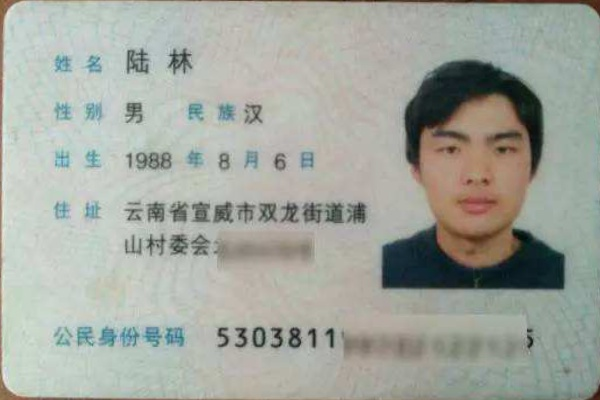
#> input picture Coding/ic/result_done41.jpg, 600 x 400 px, found by its file name
$ jupyter execute Bar_code_like.ipynb   (shell and % lines are left out)   (older library calls are emulated)
#> lines starting #> are read from the running program, lines starting #| are printed output that depends on the picture; after the words box and inside, x2 and y2 are one past the last pixel; in counts of white or black regions, pixels touching at a corner belong together
[cell 1]
# [5 lines of commented-out code are left out]

1. 原图像大小调整，提高运算效率
2. 转化为灰度图
3. 高斯平滑滤波
4. 求得水平和垂直方向灰度图像的梯度差,使用Sobel算子
5. 均值滤波，消除高频噪声
6. 二值化
7. 闭运算，填充条形码间隙
8. 腐蚀，去除孤立的点
9. 膨胀，填充条形码间空隙，根据核的大小，有可能需要2~3次膨胀操作
10. 通过findContours找到条形码区域的矩形边界

[cell 2]
import cv2
import pprint
import matplotlib
import matplotlib.pyplot as plt
import numpy as np

[cell 3]
img = 'result_done41.jpg'
image_r = cv2.imread(img, cv2.IMREAD_GRAYSCALE)
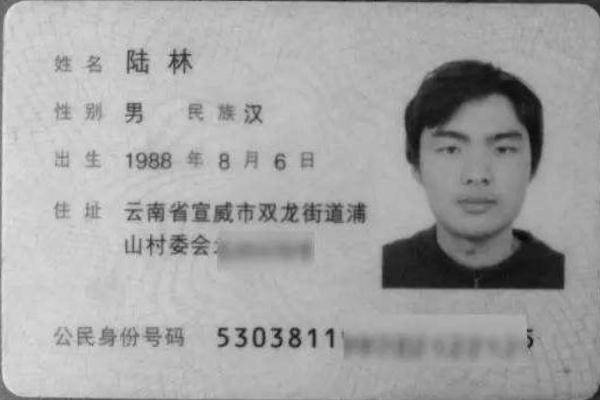
#> image_r: shape (400, 600); min 6, max 233, mean 164.7

[cell 4]
blurr = cv2.GaussianBlur(image_r, (3,3), 5)

[cell 5]
ret, binary = cv2.threshold(image_r, 0, 255, cv2.THRESH_BINARY | cv2.THRESH_OTSU)
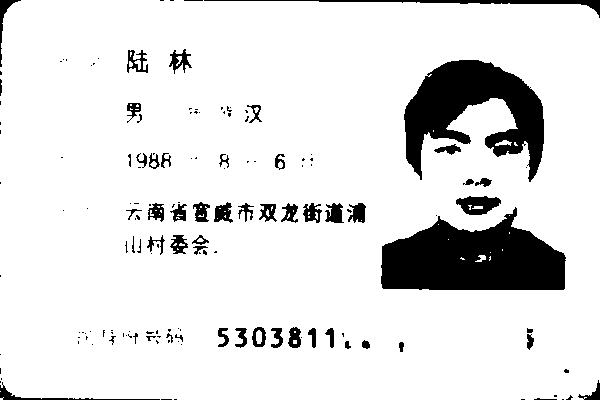
#> binary: shape (400, 600); 88.7% white; 153 black regions (97 under 20 px), largest, box (x1, y1, x2, y2) and area: (381, 207, 566, 290) 10473, (404, 60, 544, 182) 8600, (204, 0, 600, 18) 1068
#> ret = 121

kernel = cv2.getStructuringElement(cv2.MORPH_RECT, (1,5))
bin1 = cv2.morphologyEx(image_r, cv2.MORPH_OPEN, kernel)

kernel = cv2.getStructuringElement(cv2.MORPH_RECT, (5,1))
bin2 = cv2.morphologyEx(bin1, cv2.MORPH_OPEN, kernel)

[cell 6]
# 卷积操作
sobelx = cv2.Sobel(binary,cv2.CV_64F,1,0,ksize=5)
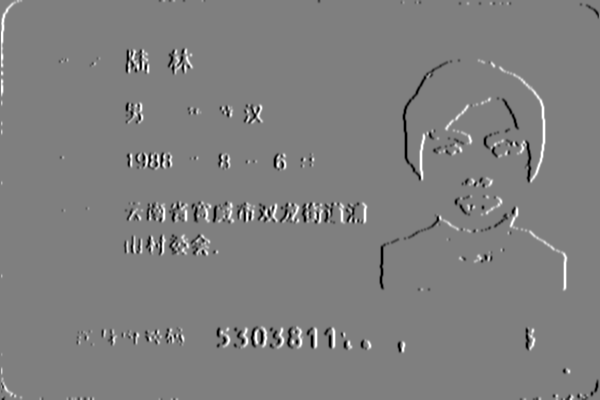
#> sobelx: shape (400, 600) float64; min -12240, max 12240, mean 7.7; drawn with min black and max white
# Calculation of Sobely
sobely = cv2.Sobel(binary,cv2.CV_64F,0,1,ksize=5)
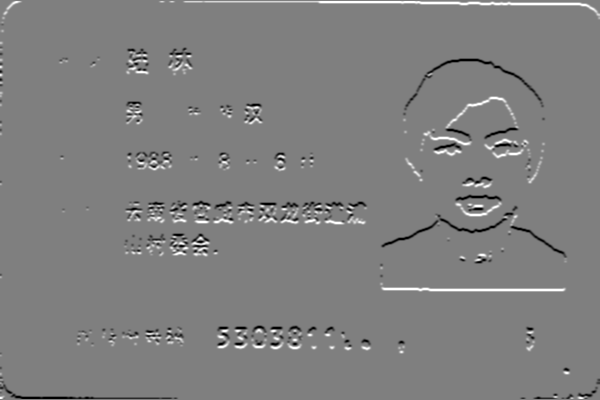
#> sobely: shape (400, 600) float64; min -12240, max 12240, mean 27.6; drawn with min black and max white

laplacian = cv2.Laplacian(binary, cv2.CV_64F)
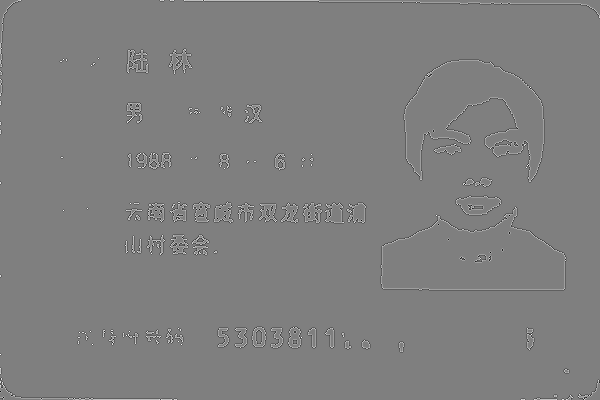
#> laplacian: shape (400, 600) float64; min -1020, max 1020, mean 0.3; drawn with min black and max white

[cell 7]
cv2.imshow('image_r', image_r)
cv2.imshow('blurr', blurr)
cv2.imshow("sobelx",sobelx)
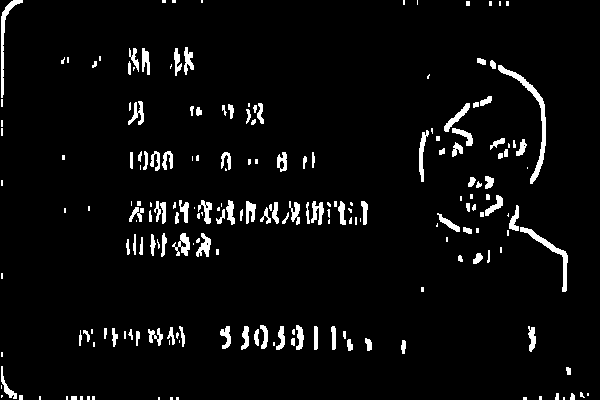
#> window 'sobelx': shape (400, 600); 4.5% white; 202 white regions (89 under 20 px), largest, box (x1, y1, x2, y2) and area: (498, 65, 546, 184) 700, (520, 227, 568, 292) 444, (1, 0, 23, 98) 389
cv2.imshow("sobely",sobely)
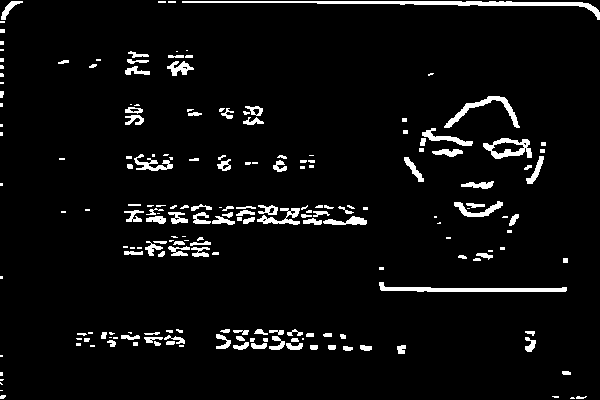
#> window 'sobely': shape (400, 600); 4.9% white; 200 white regions (83 under 20 px), largest, box (x1, y1, x2, y2) and area: (182, 1, 600, 20) 1393, (379, 282, 567, 292) 787, (444, 96, 520, 128) 525
cv2.imshow("laplacian",laplacian)
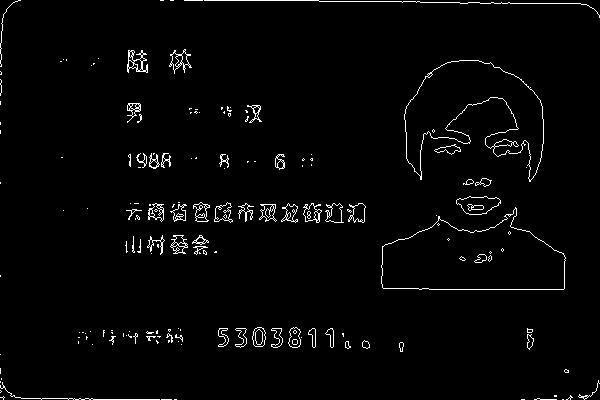
#> window 'laplacian': shape (400, 600); 2.3% white in thin lines or dots
cv2.imshow("bin1", bin1)
cv2.imshow("bin2", bin2)

cv2.waitKey(0)
cv2.destroyAllWindows()

$ run again, with Coding/ic/result_done21.jpg copied over Coding/ic/result_done41.jpg
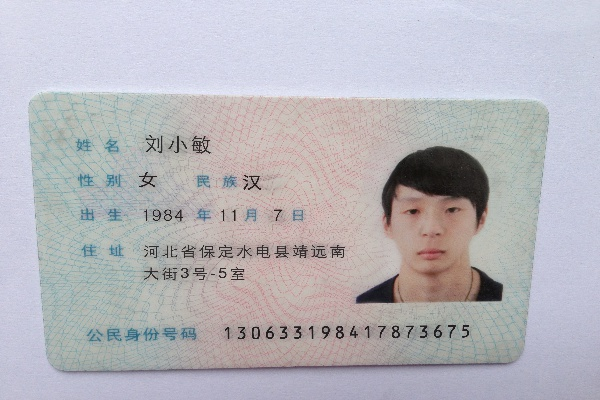
#> input picture Coding/ic/result_done21.jpg, 600 x 400 px, found by its file name
#> `ret, binary = cv2.threshold(image_r, 0, 255, cv2.THRESH_BINARY | cv2.T..`:
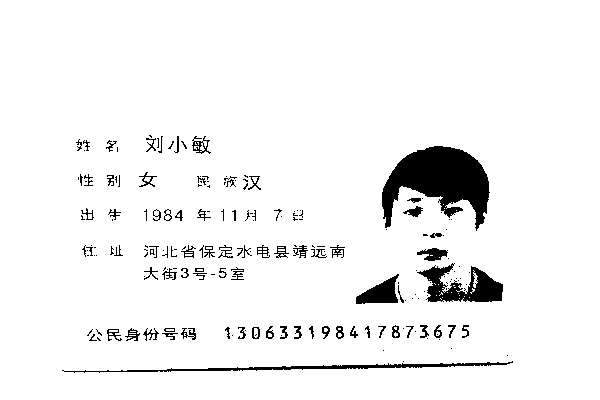
#> binary: shape (400, 600); 94.7% white; 192 black regions (118 under 20 px), largest, box (x1, y1, x2, y2) and area: (382, 146, 490, 231) 5012, (417, 263, 503, 302) 1710, (62, 361, 513, 373) 1165
#> ret = 127
#> `cv2.imshow("laplacian",laplacian)`:
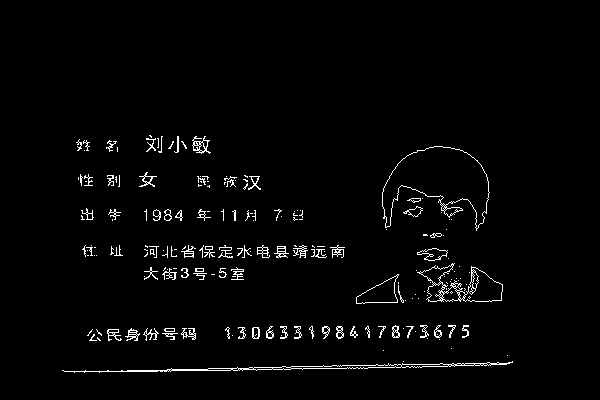
#> window 'laplacian': shape (400, 600); 2.3% white in thin lines or dots, all inside (x1, y1, x2, y2) = (62, 135, 513, 373)

$ run again, with Coding/ic/result_done48.jpg copied over Coding/ic/result_done41.jpg
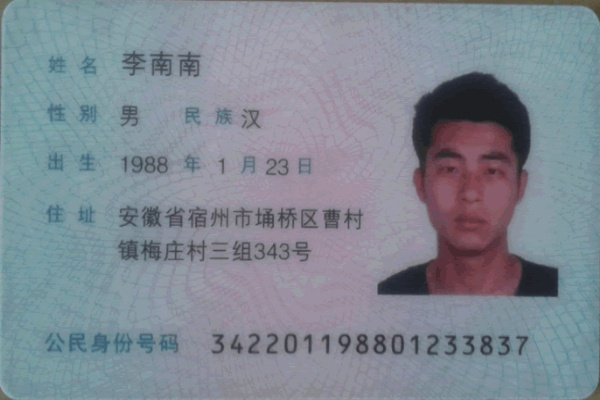
#> input picture Coding/ic/result_done48.jpg, 600 x 400 px, found by its file name
#> `ret, binary = cv2.threshold(image_r, 0, 255, cv2.THRESH_BINARY | cv2.T..`:
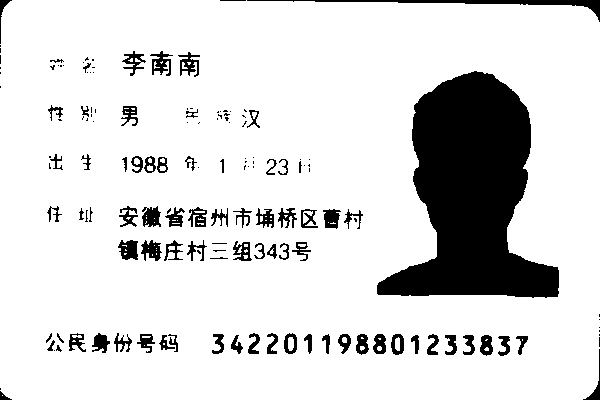
#> binary: shape (400, 600); 85.7% white; 148 black regions (69 under 20 px), largest, box (x1, y1, x2, y2) and area: (377, 71, 559, 298) 23649, (247, 0, 600, 22) 1172, (118, 240, 138, 260) 293
#> ret = 110
#> `cv2.imshow("laplacian",laplacian)`:
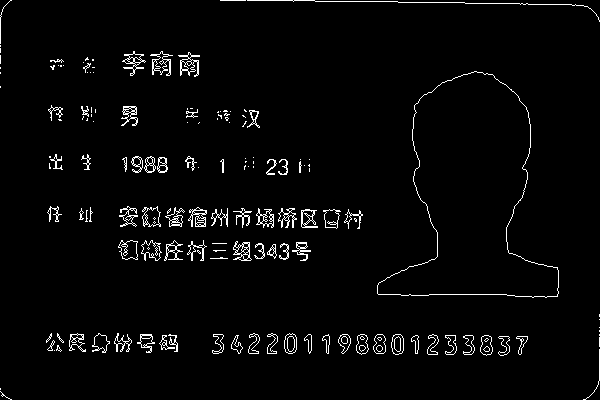
#> window 'laplacian': shape (400, 600); 3% white in thin lines or dots
